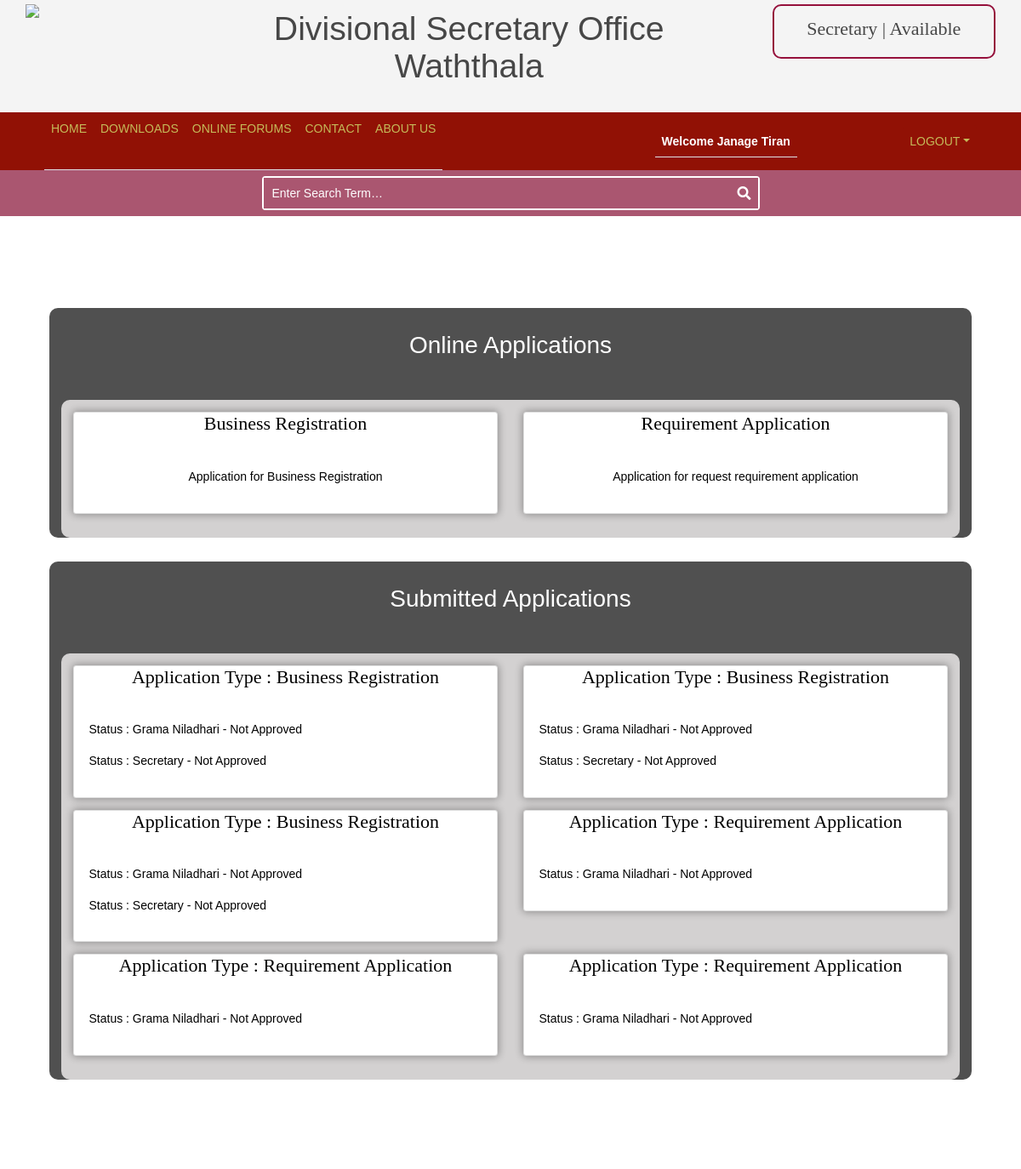
Before: /online_application_home.php (signed in, upper part) with the older database file.
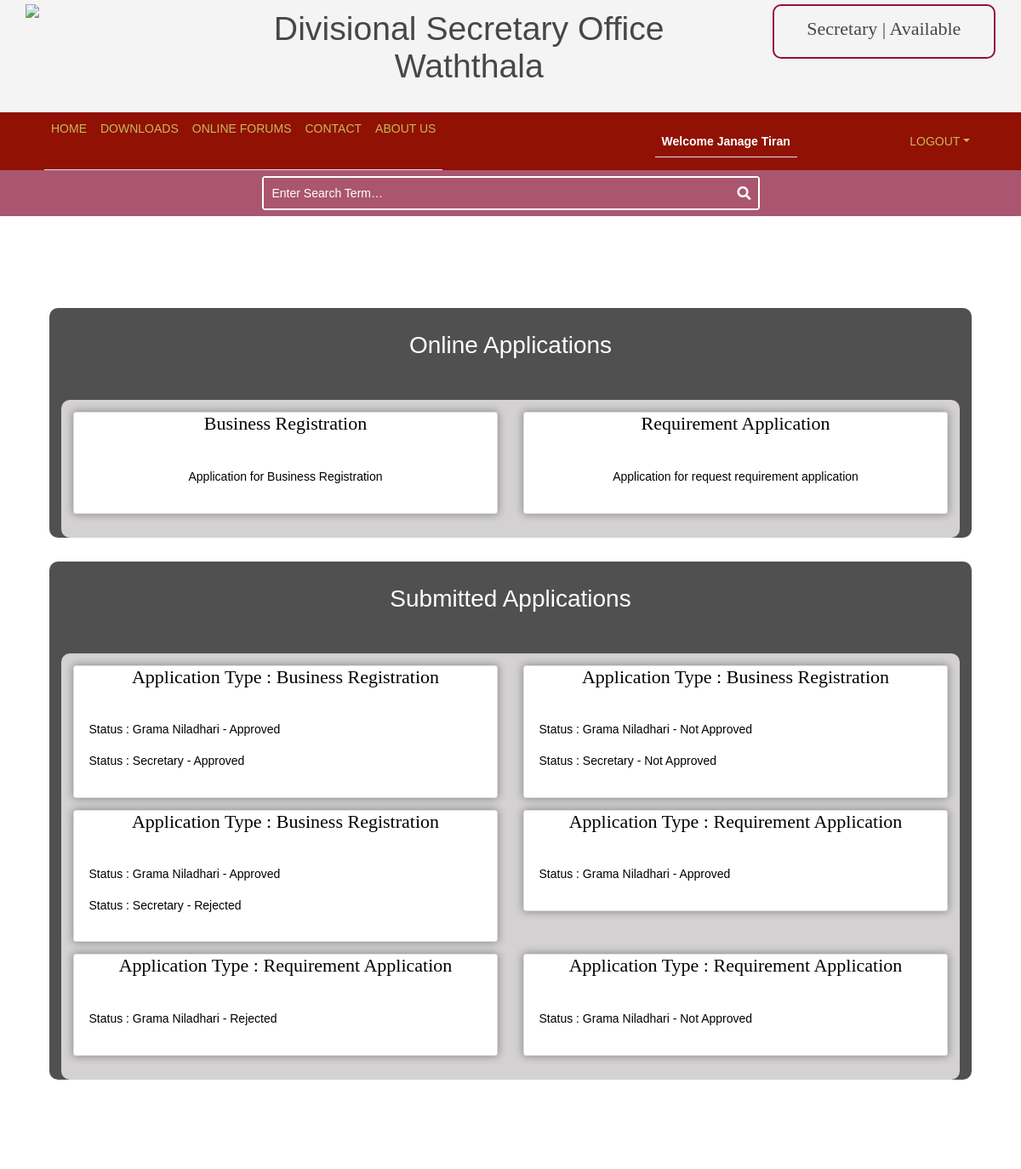
After: the same page with the newer database file.
### tables this page shows
CREATE TABLE `business_registration` (
  `f_id` int(11) NOT NULL,
  `b_name` varchar(200) NOT NULL,
  `b_form` varchar(300) NOT NULL,
  `b_address` varchar(200) NOT NULL,
  `b_date` date NOT NULL,
  `b_emp_count` int(11) NOT NULL,
  `b_sub_name` varchar(200) NOT NULL DEFAULT 'No',
  `b_owner_address` varchar(300) NOT NULL,
  `b_contact` varchar(15) NOT NULL,
  `b_citizenship` varchar(200) NOT NULL,
  `b_email` varchar(200) NOT NULL,
  `b_ownership` varchar(200) NOT NULL,
  `b_grama_division` varchar(200) NOT NULL,
  `grama_niladhari_approval` int(11) DEFAULT '0',
  `secretary_approval` int(11) DEFAULT '0',
  `submitted_by` int(11) NOT NULL,
  `date` datetime NOT NULL DEFAULT CURRENT_TIMESTAMP,
  `approved_date` datetime DEFAULT NULL,
  `grama_niladhari_sign` varchar(200) DEFAULT NULL,
  `secretary_sign` varchar(200) DEFAULT NULL
);

CREATE TABLE `requirement_application` (
  `f_id` int(11) NOT NULL,
  `full_name` varchar(200) NOT NULL,
  `division` varchar(200) NOT NULL,
  `address` varchar(200) NOT NULL,
  `contact` varchar(15) NOT NULL,
  `email` varchar(200) NOT NULL,
  `requirement` varchar(500) NOT NULL,
  `nic` varchar(20) NOT NULL,
  `gender` varchar(20) NOT NULL,
  `grama_approval` int(11) NOT NULL DEFAULT '0',
  `submitted_by` int(11) NOT NULL,
  `date` datetime NOT NULL DEFAULT CURRENT_TIMESTAMP,
  `approved_date` datetime DEFAULT NULL,
  `grama_niladhari_sign` varchar(200) DEFAULT NULL
);

### online_application_home.php (the view, shortened to what this page needs)
<?php
    require "connection/connection.php";
    include "support/header.php";
?>
	<link href="layout/styles/dashboard.css" rel="stylesheet" type="text/css" media="all">
    <div class="container">
        <div class="dash">
            <div class="topic">
                <h1>Online Applications</h1>
            </div>
            <div class="panel">
                <div class="row justify-content-center">
                    <div class="col-md-6 col-sm-12 mb-3">
                        <a href="online_application.php">
                            <div class="card">
                                <div class="text-center">
                                    <h1>Business Registration</h1>
                                </div>
                                <div class="card-body text-center">
                                    <div class="details">
                                        <p>Application for Business Registration</p>
                                    </div>
                                </div>
                            </div>
                        </a>
                    </div>
                    <div class="col-md-6 col-sm-12 mb-3">
                        <a href="online_application2.php">
                            <div class="card">
                                <div class="text-center">
                                    <h1>Requirement Application</h1>
                                </div>
                                <div class="card-body text-center">
                                    <div class="details">
                                        <p> Application for request requirement application</p>
                                    </div>
                                </div>
                            </div>
                        </a>
                    </div>
                </div>
            </div>
        </div>
    <?php
    if($_SESSION['TYPE'] == '0'){
        $id = $_SESSION['USER_ID'];
        $sql1  = "SELECT * FROM business_registration WHERE submitted_by= '$id'";
        $sql2  = "SELECT * FROM requirement_application WHERE submitted_by= '$id'";
        $result_business = mysqli_query($conn, $sql1);
        $result_requirement = mysqli_query($conn, $sql2);
        $business = mysqli_fetch_all($result_business,MYSQLI_ASSOC);
        $requirement = mysqli_fetch_all($result_requirement,MYSQLI_ASSOC);
    ?>
        <div class="dash">
            <div class="topic">
                <h1>Submitted Applications</h1>
            </div>
            <div class="panel">
                <div class="row justify-content-center">
                    <?php
                        foreach($business as $obj){
                            $grama = $obj['grama_niladhari_approval'];
                            $sec = $obj['secretary_approval'];
                            $g_status = "Not Approved";
                            $s_status = "Not Approved";
                            if($grama == '1'){
                                $g_status = "Approved";
                            }else if($grama == '3'){
                                $g_status = "Rejected";
                            }
                            if($sec == '1'){
                                $s_status = "Approved";
                            }else if($sec == '3'){
                                $s_status = "Rejected";
                            }
                    ?>
                    <div class="col-md-6 col-sm-12 mb-3">
                        <a href="view_application1.php?id=<?php echo $obj['f_id'] ?>">
                            <div class="card">
                                <div class="text-center">
                                    <h1>Application Type : Business Registration</h1>
                                </div>
                                <div class="card-body">
                                    <div class="details">
                                        <p>Status : Grama Niladhari - <?php echo $g_status ?></p>
                                        <p>Status : Secretary - <?php echo $s_status ?></p>
                                    </div>
                                </div>
                            </div>
                        </a>
                    </div>
                    <?php
                        }
                        foreach($requirement as $obj){
                            $grama = $obj['grama_approval'];
                            $g_status = "Not Approved";
                            if($grama == '1'){
                                $g_status = "Approved";
                            }else if($grama == '3'){
                                $g_status = "Rejected";
                            }
                    ?>
                    <div class="col-md-6 col-sm-12 mb-3">
                        <a href="view_application2.php?id=<?php echo $obj['f_id'] ?>">
                            <div class="card">
                                <div class="text-center">
                                    <h1>Application Type : Requirement Application</h1>
                                </div>
                                <div class="card-body">
                                    <div class="details">
                                        <p>Status : Grama Niladhari - <?php echo $g_status ?></p>
                                    </div>
                                </div>
                            </div>
                        </a>
                    </div>
                    <?php
                        }
                    ?>
                </div>
            </div>
        </div>
        <?php
    }
        ?>
    </div>
<?php
    include "support/footer.php";
?>

### support/header.php (shortened to what this page needs)
<!DOCTYPE html>
<html lang="eng">
<head>
	<link href="https://stackpath.bootstrapcdn.com/bootstrap/4.4.1/css/bootstrap.min.css" rel="stylesheet">
	<link href="https://cdnjs.cloudflare.com/ajax/libs/font-awesome/5.10.0/css/all.min.css" rel="stylesheet">
	<link rel="stylesheet" href="https://cdnjs.cloudflare.com/ajax/libs/animate.css/3.7.2/animate.min.css"/>
	<link href="//maxcdn.bootstrapcdn.com/bootstrap/4.0.0/css/bootstrap.min.css" rel="stylesheet" id="bootstrap-css">
	<link href="layout/styles/layout.css" rel="stylesheet" type="text/css" media="all">
	<link href="layout/styles/Calender.css" rel="stylesheet" type="text/css" media="all">
</head>
<body id="top">
	<div class="wrapper row0">
		<header id="header" class="hoc clear text-md-left">
			<div class="row">
				<div id="logo" class="col-md-2 text-center" >
					<a href="index.php"><img src="images/logo.png" class="d-flex w-50"></a>
				</div>
				<div class="col-md-7 text-center">
					<h1 class="p-2 font-x3" style="font-family: 'Franklin Gothic Medium', 'Arial Narrow', Arial, sans-serif;">
						Divisional Secretary Office <br> Waththala</h1>
				</div>
				<div class="col-md-3 text-center " >
						<div class="avilability " style="border:2px solid #95103B; border-radius: 10px;">
							<h5 class="mt-3">Secretary | Available </h5>
						</div>
				</div>
			</div>
		</header>
	</div>
	<div class="wrapper row1">
		<section>
			<div class="nav ">
				<div class="container-fluid">
					<nav class="navbar navbar-expand-md bg-dark navbar-dark">
						<div class="collapse navbar-collapse justify-content-between " id="navbarCollapse">
							<div class="navbar-nav nav-tabs mr-auto">
								<a href="index.php" class="nav-item nav-link home " id="home" onclick="activeLink('home')">Home
									<hr class="hrhome"></a>
							<?php
								if(isset($_SESSION['logged'])){
							?>
								<a href="downloads.php" class="nav-item nav-link product" id="downloads" onclick="activeLink('downloads')">Downloads
									<hr class="hrproducts"></a>
								<a href="online_application_home.php" class="nav-item nav-link prode" id="forms" onclick="activeLink('forms')">Online Forums
									<hr class="hrproductDetail"></a>
								<?php
								}
								?>
								<a href="contact.php" class="nav-item nav-link chk" id="contact" onclick="activeLink('contact')">Contact
									<hr class="hrchec"></a>
								<a href="aboutUs.php" class="nav-item nav-link acc" id="about" onclick="activeLink('about')">About Us
									<hr class="hracc"></a>
							</div>
							<div class="navbar-nav nav-tabs ml-auto">
								<?php
									if(isset($_SESSION["logged"])){
								?>
								<p class="nav-item nav-link text-white font-weight-bold" >
										 Welcome
										 <?php
										echo $_SESSION['username'];
										}?>
									</p>
							</div>
							<?php
								if(isset($_SESSION["logged"])){
							?>
							<div class="navbar-nav nav-tabs ml-auto">
								<div class="nav-item dropdown">
									<a href="#" class="nav-link dropdown-toggle" data-toggle="dropdown">Logout</a>
								</div>
								<?php
									}
								?>
							</div>
						</div>
					</nav>
				</div>
			</div>
		</section>
	</div>
	<div class="row" style="background-color:#AA5670;">
		<div class="col-md-3">
		</div>
		<div id="searchform" class="col-md-6">
			<div style="border: 2px solid white; border-radius: 4px;" class="mt-2 mb-2">
				<form action="#" method="post">
					<fieldset>
						<input class="text-white" type="text" placeholder="Enter search term&hellip;">
						<button type="submit"><i class="fas fa-search"></i></button>
					</fieldset>
				</form>
			</div>
		</div>
		<div class="col-md-3">
		</div>
	</div>

### support/footer.php (shortened to what this page needs)
</body>
</html>

### layout/styles/layout.css (style rules this page uses)
#header { padding:5px 0; }
#header #logo * { margin:0; padding:0; line-height:1; }
#header div:last-child { margin-bottom:0; }
#searchform form { display:block; position:relative; }
#searchform form * { border:none; }
#searchform input { display:block; width:100%; height:36px; padding:8px 40px 8px 10px; font-size:1rem; }
#searchform ::placeholder { text-transform:capitalize; }
#searchform button { display:block; position:absolute; top:3px; right:2px; height:30px; font-size:16px; line-height:1; }
.avilability { animation: avilable 10s infinite; }
.container { padding:80px 0; }
body { color:#474747; background-color:#FFFFFF; }
a { color:#95103B; }
.row0 { color:#474747; background-color:#F4F4F4; }
#searchform { color:rgb(255, 255, 255); background:#AA5670; }
#searchform input { color:#ffffff; background:#AA5670; }
#searchform input::placeholder { color:#ffffff; }
#searchform button { color:#FFFFFF; background:transparent; }
.nav { position: relative; }
@media (min-width: 992px) { .nav .container-fluid { padding-left: 52px; padding-right: 52px; } }
.nav .navbar { height: 100%; padding: 0; }
.dropdown-toggle { background-color: #911105 !important; }
@media (min-width: 768px) { .nav, .nav .navbar { background: #911105 !important; } }
@media (min-width: 768px) { .nav .navbar-dark a.nav-link { color: #c5ba59; font-size: 14px; text-transform: uppercase; } }
@media screen and (min-width:1140px) { .hoc { max-width:1140px; } }
.topic { font-family: 'Franklin Gothic Medium', 'Arial Narrow', Arial, sans-serif; }

### layout/styles/dashboard.css (style rules this page uses)
.dash { background-color: rgba(0, 0, 0, 0.685); border: rgba(0, 25, 20, 0.2); border-radius: 10px; margin: 2em; }
.topic { text-align: center; }
.topic h1 { padding: 1em; font-size: 2em; color: white; font-family: 'Lucida Sans', 'Lucida Sans Regular', 'Lucida Grande', 'Lucida Sans Unicode', Geneva, Verdana, sans-serif; }
.panel { margin: 1em; padding: 1em; background-color: rgba(231, 229, 229, 0.87); border: rgba(0, 25, 20, 0.2); border-radius: 10px; }
.panel a { color: black; text-decoration: none; }
.card { box-shadow: 0px 0px 10px 1px rgba(0, 0, 0, 0.329); transition: ease-in 0.5s; }
.card-body { transition:ease-in 0.2s ; }

### layout/styles/framework.css (style rules this page uses)
html { overflow-y:scroll; overflow-x:hidden; }
html, body { margin:0; padding:0; font-size:14px; line-height:1.6em; }
*, *::before, *::after { box-sizing:border-box; }
.clear, .group { display:block; }
.clear::before, .clear::after, .group::before, .group::after { display:table; content:""; }
.clear, .clear::after, .group, .group::after { clear:both; }
a { outline:none; text-decoration:none; }
img { width:auto; max-width:100%; height:auto; margin:0; padding:0; border:none; line-height:normal; vertical-align:middle; }
body, input, textarea, select { font-family:Verdana, Geneva, sans-serif; }
h1, h2, h3, h4, h5, h6, .heading { font-family:Georgia, "Times New Roman", Times, serif; }
form, fieldset, legend { margin:0; padding:0; border:none; }
label, input, textarea, select, button { display:block; resize:none; outline:none; color:inherit; font-size:inherit; font-family:inherit; vertical-align:middle; }
::placeholder { opacity:1; }
h1, h2, h3, h4, h5, h6, .heading { margin:0 0 20px 0; font-size:22px; line-height:normal; font-weight:normal; text-transform:capitalize; }
.font-x3 { font-size:2.8rem; }
.wrapper { display:block; position:relative; width:100%; margin:0; padding:0; text-align:left; word-wrap:break-word; }
.hoc { display:block; margin:0 auto; }
address, article, aside, figcaption, figure, footer, header, main, nav, section { display:block; margin:0; padding:0; }

Changed rows visible on the page:
changed business_registration (number 1 of 3 on the later page): grama_niladhari_approval "Not Approved" → "Approved"; secretary_approval "Not Approved" → "Approved"
changed business_registration: grama_niladhari_approval "Not Approved" → "Approved"; secretary_approval "Not Approved" → "Rejected"
changed requirement_application: grama_approval "Not Approved" → "Approved"
changed requirement_application: grama_approval "Not Approved" → "Rejected"
